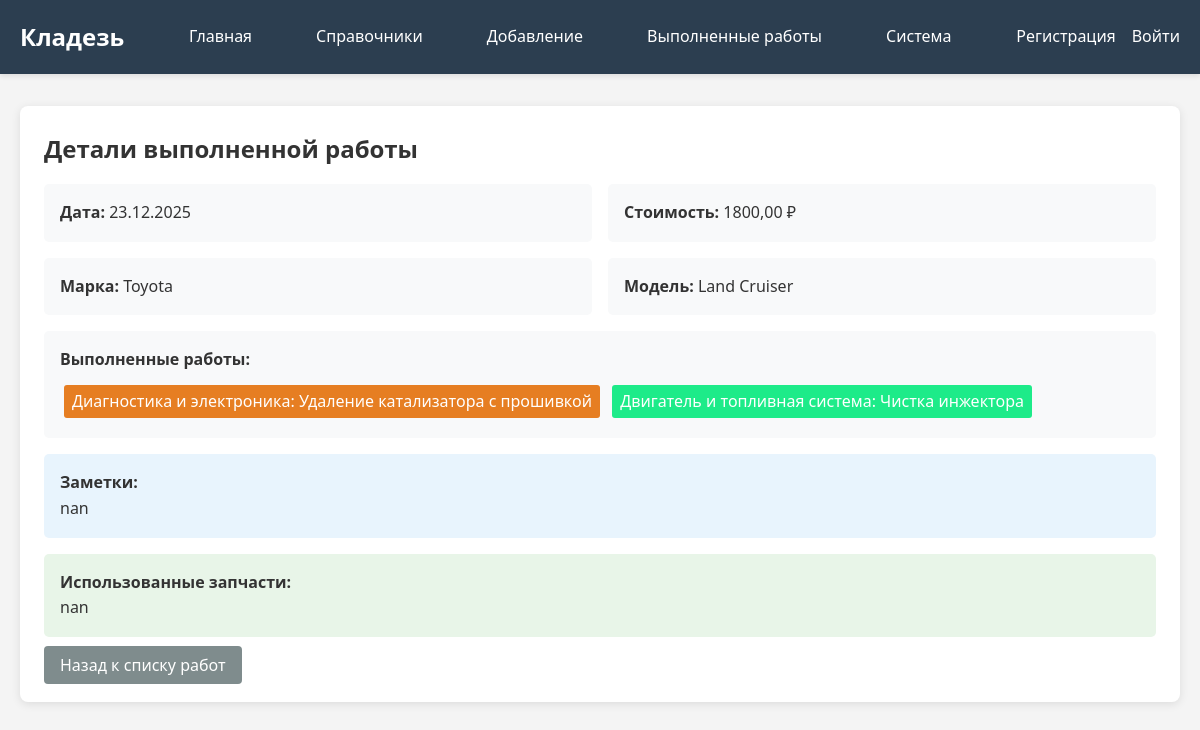
The page /work/toyota-land-cruiser-2025-12-23-1/ on the database its author committed.
### kladez_app/models.py (models this page shows, shortened)
class CompletedWork(models.Model):
    work_date = models.DateField(default=timezone.now, verbose_name="Дата выполнения")
    car_brand = models.ForeignKey(CarBrand, on_delete=models.CASCADE, verbose_name="Марка")
    car_model = models.ForeignKey(CarModel, on_delete=models.CASCADE, verbose_name="Модель")
    repair_types = models.ManyToManyField(RepairType, verbose_name="Виды работ")  # Изменено на ManyToMany
    cost = models.DecimalField(max_digits=10, decimal_places=2, verbose_name="Стоимость работы")
    notes = models.TextField(blank=True, verbose_name="Заметки")
    parts_used = models.TextField(blank=True, verbose_name="Использованные запчасти")
    slug = models.SlugField(max_length=255, unique=True, db_index=True, verbose_name="URL", null=True, blank=True)
    user = models.ForeignKey(User, on_delete=models.CASCADE, verbose_name="Пользователь", null=True, blank=True)
    class Meta:
        verbose_name = "Выполненная работа"
        verbose_name_plural = "Выполненные работы"
        ordering = ['-work_date']

class CarBrand(models.Model):
    name = models.CharField(max_length=100, verbose_name="Марка автомобиля")
    description = models.TextField(blank=True, verbose_name="Описание марки")
    class Meta:
        verbose_name = "Марка автомобиля"
        verbose_name_plural = "Марки автомобилей"

class CarModel(models.Model):
    brand = models.ForeignKey(CarBrand, on_delete=models.CASCADE, verbose_name="Марка")
    name = models.CharField(max_length=100, verbose_name="Модель")
    production_years = models.CharField(max_length=50, blank=True, verbose_name="Годы выпуска")
    engine_options = models.TextField(blank=True, verbose_name="Двигатели")
    notes = models.TextField(blank=True, verbose_name="Особенности")
    class Meta:
        verbose_name = "Модель автомобиля"
        verbose_name_plural = "Модели автомобилей"

class RepairType(models.Model):
    category = models.ForeignKey(RepairCategory, on_delete=models.CASCADE, verbose_name="Категория")
    name = models.CharField(max_length=200, verbose_name="Вид работ")
    description = models.TextField(blank=True, verbose_name="Описание работ")
    typical_duration = models.CharField(max_length=50, blank=True, verbose_name="Типовая длительность")
    complexity = models.CharField(max_length=50, blank=True, verbose_name="Сложность")
    user = models.ForeignKey(User, on_delete=models.CASCADE, verbose_name="Пользователь", null=True, blank=True)
    class Meta:
        verbose_name = "Вид работ"
        verbose_name_plural = "Виды работ"

class RepairCategory(models.Model):
    name = models.CharField(max_length=100, verbose_name="Категория работ")
    description = models.TextField(blank=True, verbose_name="Описание категории")
    color = models.CharField(max_length=20, default="#e67e22", verbose_name="Цвет категории")  # Новое поле для цвета
    class Meta:
        verbose_name = "Категория работ"
        verbose_name_plural = "Категории работ"

### kladez_app/views.py (the view)
# urls.py: path('work/<slug:slug>/', views.completed_work_detail, name='completed_work_detail'),
def completed_work_detail(request, slug):
    work = get_object_or_404(CompletedWork, slug=slug)
    return render(request, 'kladez_app/completed_work_detail.html', {'work': work})

### kladez_app/templates/kladez_app/completed_work_detail.html
{% extends "kladez_app/base.html" %}
{% block content %}
<div class="card">
    <h2>Детали выполненной работы</h2>
    <div style="display: grid; grid-template-columns: 1fr 1fr; gap: 1rem; margin-top: 1rem;">
        <div style="background: #f8f9fa; padding: 1rem; border-radius: 5px;">
            <strong>Дата:</strong> {{ work.work_date|date:"d.m.Y" }}
        </div>
        <div style="background: #f8f9fa; padding: 1rem; border-radius: 5px;">
            <strong>Стоимость:</strong> {{ work.cost }} ₽
        </div>
        <div style="background: #f8f9fa; padding: 1rem; border-radius: 5px;">
            <strong>Марка:</strong> {{ work.car_brand.name }}
        </div>
        <div style="background: #f8f9fa; padding: 1rem; border-radius: 5px;">
            <strong>Модель:</strong> {{ work.car_model.name }}
        </div>
        <div style="grid-column: span 2; background: #f8f9fa; padding: 1rem; border-radius: 5px;">
            <strong>Выполненные работы:</strong>
            <div style="margin-top: 0.5rem;">
                {% for repair in work.repair_types.all %}
                <div style="display: inline-block; margin: 0.25rem; padding: 0.25rem 0.5rem; background: {{ repair.category.color }}; color: white; border-radius: 3px;">
                    {{ repair.category.name }}: {{ repair.name }}
                </div>
                {% endfor %}
            </div>
        </div>
        {% if work.notes %}
        <div style="grid-column: span 2; background: #e8f4fd; padding: 1rem; border-radius: 5px;">
            <strong>Заметки:</strong><br>
            {{ work.notes }}
        </div>
        {% endif %}
        {% if work.parts_used %}
        <div style="grid-column: span 2; background: #e8f5e8; padding: 1rem; border-radius: 5px;">
            <strong>Использованные запчасти:</strong><br>
            {{ work.parts_used }}
        </div>
        {% endif %}
    </div>
    <div style="margin-top: 1rem;">
        <a href="{% url 'kladez_app:completed_works' %}" style="padding: 0.5rem 1rem; background: #7f8c8d; color: white; border-radius: 4px; text-decoration: none;">
            Назад к списку работ
        </a>
    </div>
</div>
{% endblock %}

### kladez_app/templates/kladez_app/base.html (style rules this page uses)
* { margin: 0; padding: 0; box-sizing: border-box; }
body { font-family: 'Segoe UI', Tahoma, Geneva, Verdana, sans-serif; line-height: 1.6; color: #333; background-color: #f4f4f4; }
.card { background: white; border-radius: 8px; padding: 1.5rem; margin-bottom: 1.5rem; box-shadow: 0 2px 10px rgba(0,0,0,0.1); }

### rows shown on the page
CompletedWork: work_date "23.12.2025", cost "1800,00", car_brand.name "Toyota", car_model.name "Land Cruiser", notes "nan", parts_used "nan"
RepairType: category.name "Диагностика и электроника", name "Удаление катализатора с прошивкой"
RepairType: category.name "Двигатель и топливная система", name "Чистка инжектора"
